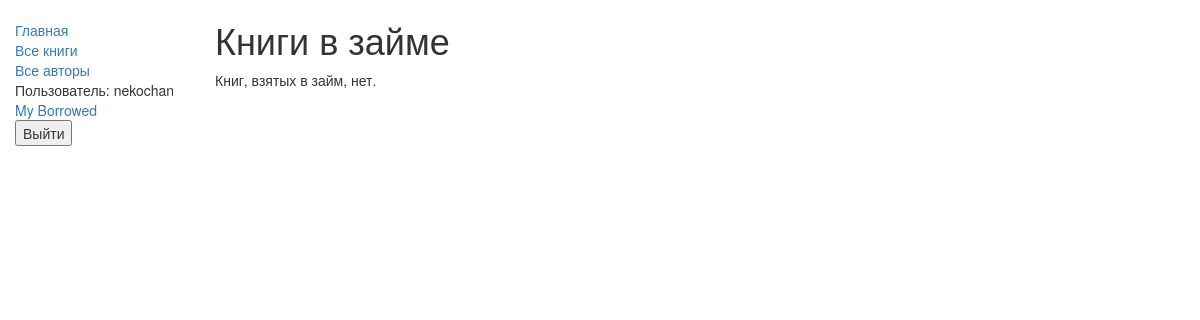
Page /catalog/mybooks/ (signed in) on the earlier database version.
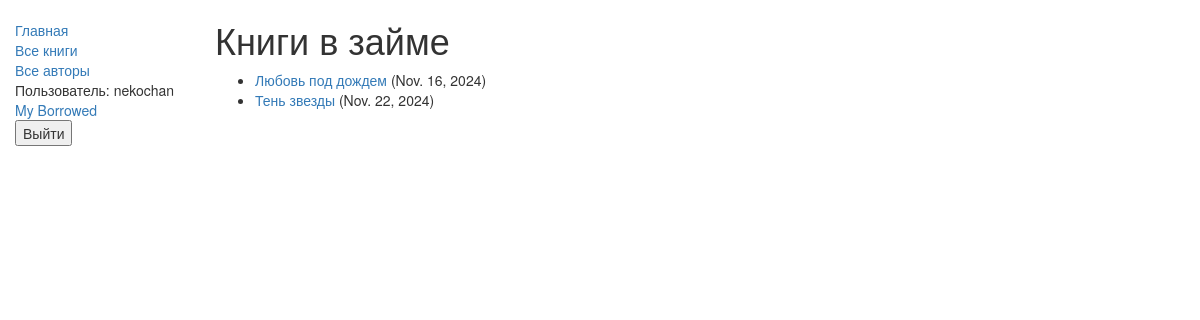
Same page on the later database version.
### catalog/models.py (models this page shows, shortened)
class BookInstance(models.Model):
    id = models.UUIDField(primary_key=True,
                          default=uuid.uuid4,
                          help_text='Unique ID for this particular book across whole library')
    book = models.ForeignKey('Book', on_delete=models.SET_NULL, null=True)
    imprint = models.CharField(max_length=200)
    due_back = models.DateField(null=True, blank=True)
    borrower = models.ForeignKey(User, on_delete=SET_NULL, null=True, blank=True)
    @property
    def is_overdue(self):
        if self.due_back and date.today() > self.due_back:
            return True
        return False
    LOAN_STATUS = (
        ('m', 'На обслуживании'),
        ('o', 'В займе'),
        ('a', 'Доступно'),
        ('r', 'Зарезервировано'),
    )
    status = models.CharField(max_length=1,
                              choices=LOAN_STATUS,
                              blank=True,
                              default='m',
                              help_text='Book availability')
    class Meta:
        ordering = ["due_back"]

class Book(models.Model):
    title = models.CharField(max_length=200)
    author = models.ForeignKey('Author', on_delete=models.SET_NULL, null=True)
    summary = models.TextField(max_length=1000, help_text='Enter a brief description of the book')
    isbn = models.CharField('ISBN',
                            max_length=13,
                            help_text='13 Character <a href="https://www.isbn-international.org/content/what-isbn">ISBN number</a>')
    genre = models.ManyToManyField(Genre, help_text='Select a genre for this book')
    language = models.ForeignKey('Language', on_delete=models.SET_NULL, null=True)
    def display_genre(self):
        return ', '.join([ genre.name for genre in self.genre.all()[:3] ])
    display_genre.short_description = 'Genre'

### catalog/views.py (the view)
# urls.py: path('mybooks/', views.LoanedBooksByUserListView.as_view(), name='my-borrowed')
class LoanedBooksByUserListView(LoginRequiredMixin, generic.ListView):
    model = BookInstance
    template_name = 'catalog/bookinstance_list_borrowed_user.html'
    paginate_by = 10
    def get_queryset(self):
        return BookInstance.objects.filter(borrower=self.request.user).filter(status__exact='o').order_by('due_back')

### catalog/templates/catalog/bookinstance_list_borrowed_user.html
{% extends "base_generic.html" %}
{% block content %}
    <h1>Книги в займе</h1>
    {% if bookinstance_list %}
    <ul>
        {% for bookinst in bookinstance_list %}
        <li class="{% if bookinst.is_overdue %}text-danger{% endif %}">
            <a href="{% url 'book-detail' bookinst.book.pk %}">
                {{ bookinst.book.title }}</a> ({{ bookinst.due_back }})
        </li>
        {% endfor %}
    </ul>
    {% else %}
        <p>Книг, взятых в займ, нет.</p>
    {% endif %}
{% endblock %}

Differences in the rows shown:
now on this page (row edited): BookInstance: book "Любовь под дождем", due_back "Nov. 16, 2024"
now on this page (row edited): BookInstance: book "Тень звезды", due_back "Nov. 22, 2024"
Other differences:
text no longer shown: "Книг, взятых в займ, нет."
